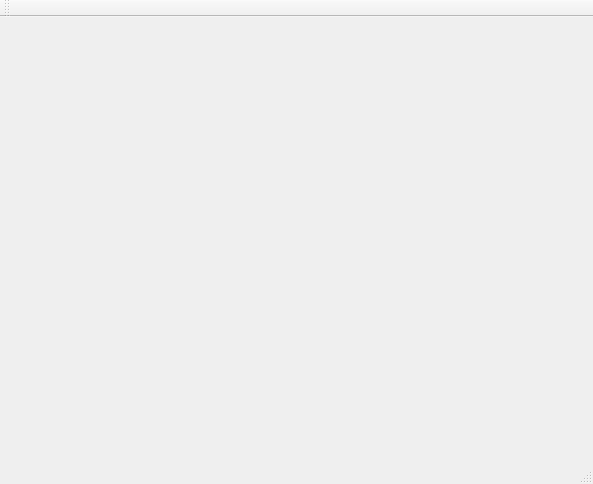
<?xml version="1.0" encoding="UTF-8"?>
<ui version="4.0">
 <class>MainWindow</class>
 <widget class="QMainWindow" name="MainWindow">
  <property name="geometry">
   <rect>
    <x>0</x>
    <y>0</y>
    <width>593</width>
    <height>484</height>
   </rect>
  </property>
  <property name="windowTitle">
   <string>MainWindow</string>
  </property>
  <widget class="QWidget" name="centralWidget"/>
  <widget class="QMenuBar" name="menuBar">
   <property name="geometry">
    <rect>
     <x>0</x>
     <y>0</y>
     <width>593</width>
     <height>22</height>
    </rect>
   </property>
  </widget>
  <widget class="QToolBar" name="mainToolBar">
   <attribute name="toolBarArea">
    <enum>TopToolBarArea</enum>
   </attribute>
   <attribute name="toolBarBreak">
    <bool>false</bool>
   </attribute>
  </widget>
  <widget class="QStatusBar" name="statusBar"/>
 </widget>
 <layoutdefault spacing="6" margin="11"/>
 <resources/>
 <connections/>
</ui>
